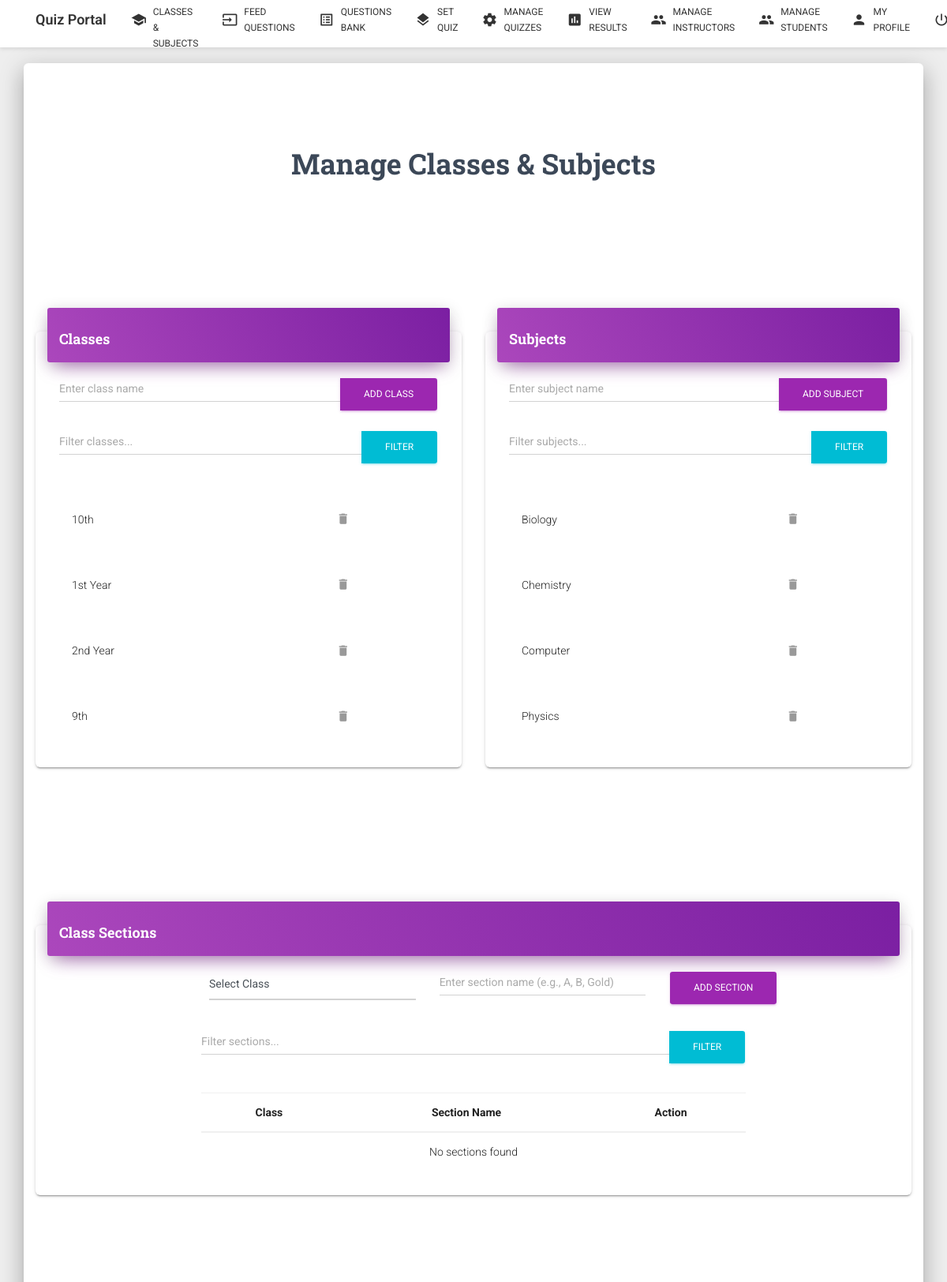
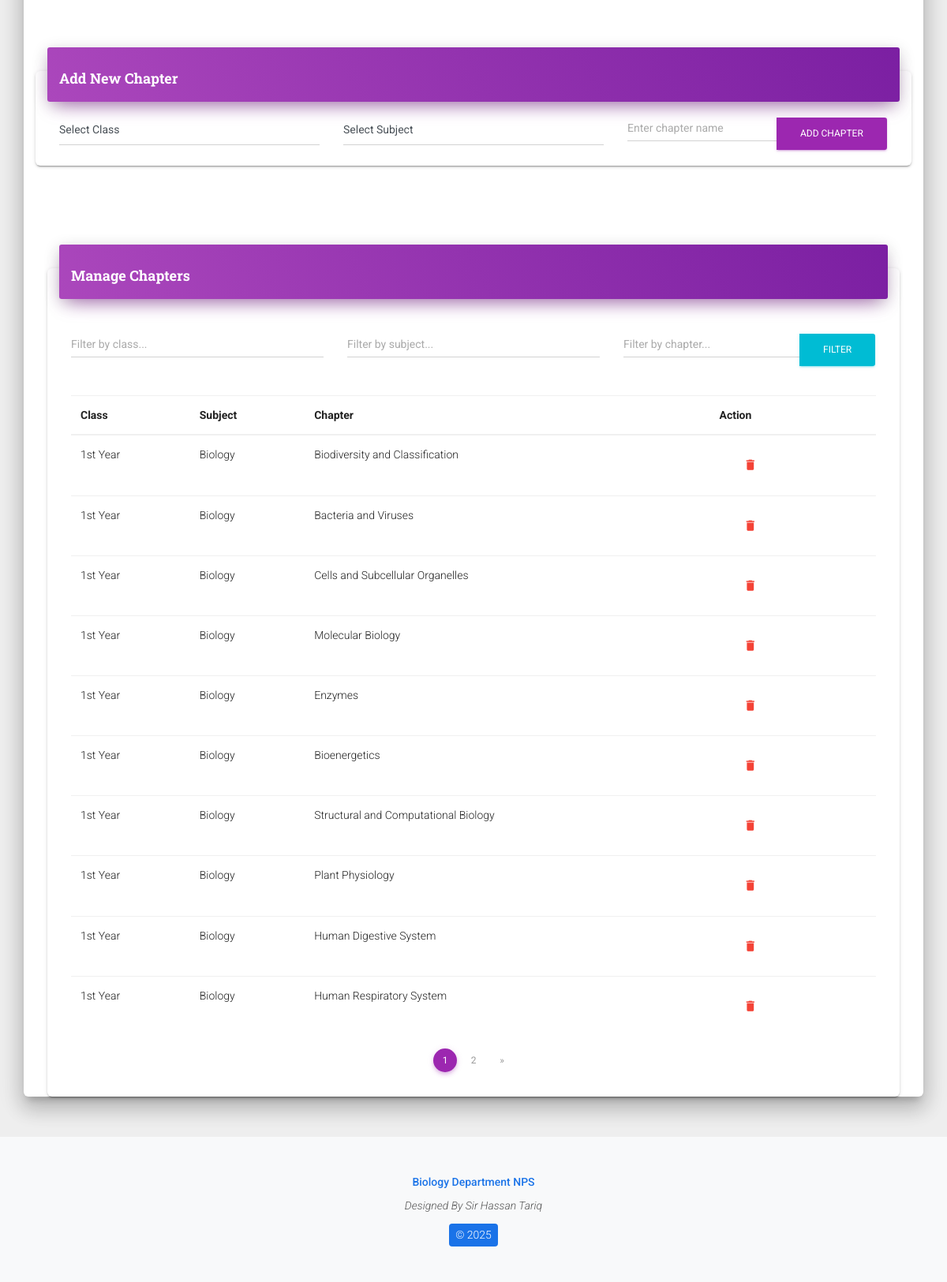
The page /code/manage_classes_subjects.php (signed in) on the database as committed earlier (2 pictures, top to bottom).
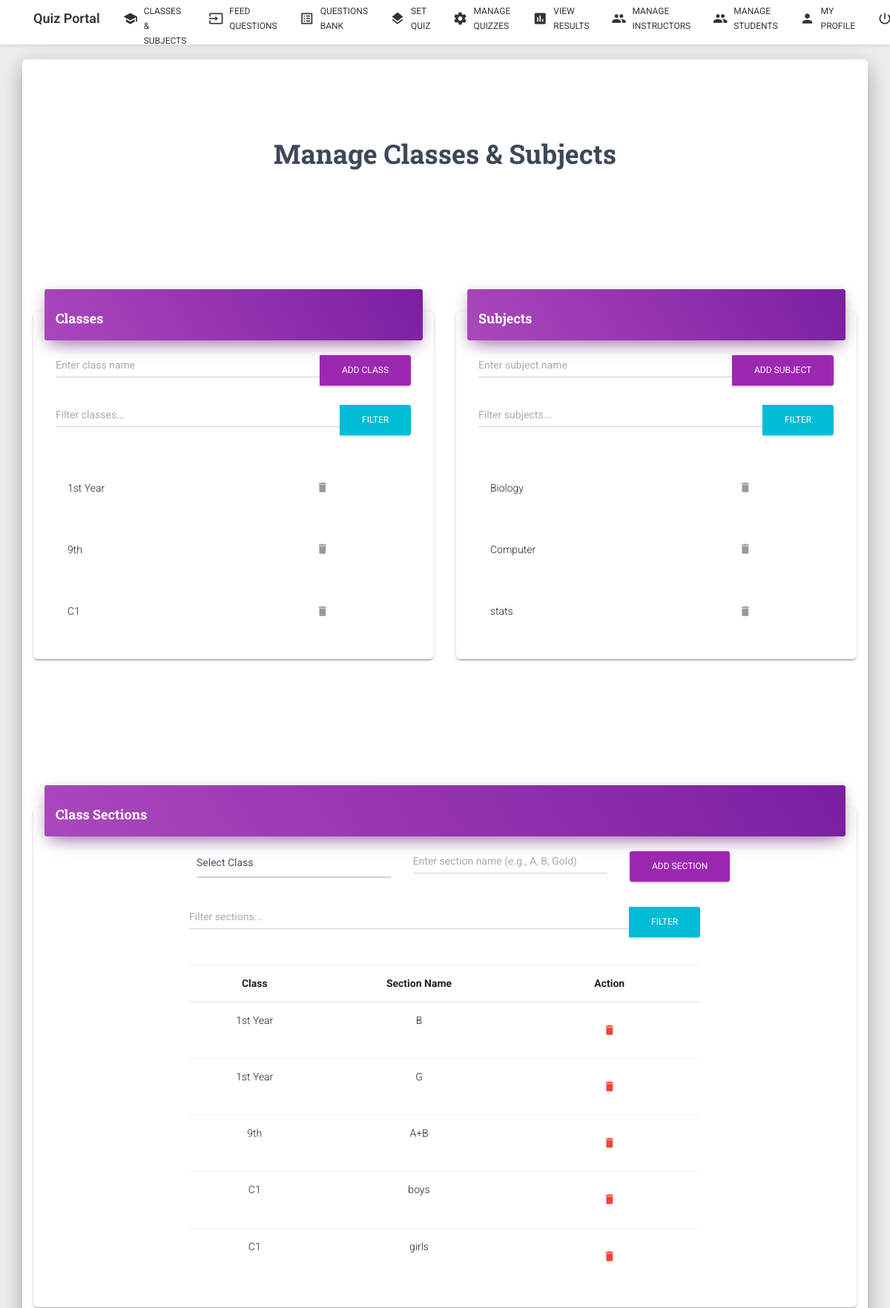
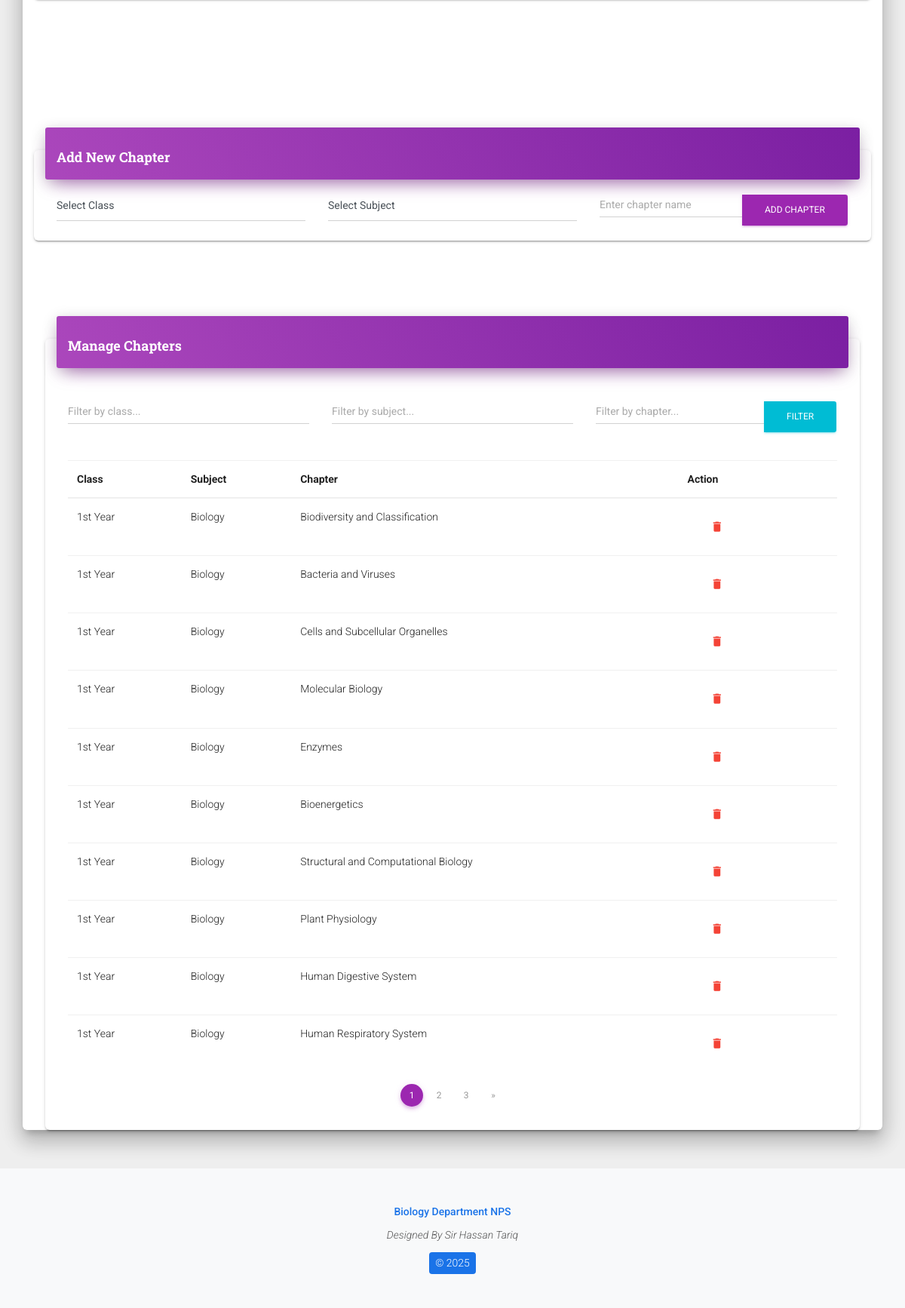
The same page on the database as committed later (2 pictures, top to bottom).
### tables this page shows
CREATE TABLE `classes` (
  `class_id` int(11) NOT NULL,
  `class_name` varchar(255) NOT NULL,
  `instructor_email` varchar(50) NOT NULL,
  `created_at` timestamp NOT NULL DEFAULT current_timestamp(),
  `updated_at` timestamp NOT NULL DEFAULT current_timestamp() ON UPDATE current_timestamp()
);

CREATE TABLE `subjects` (
  `subject_id` int(11) NOT NULL,
  `subject_name` varchar(255) NOT NULL
);

CREATE TABLE `chapters` (
  `chapter_id` int(11) NOT NULL,
  `class_id` int(11) NOT NULL,
  `subject_id` int(11) NOT NULL,
  `chapter_name` varchar(255) NOT NULL,
  `chapter_number` int(11) NOT NULL,
  `description` text DEFAULT NULL,
  `learning_objectives` text DEFAULT NULL,
  `status` enum('active','inactive','draft') NOT NULL DEFAULT 'active',
  `difficulty_level` enum('beginner','intermediate','advanced') DEFAULT 'intermediate',
  `estimated_hours` int(11) DEFAULT NULL,
  `prerequisites` text DEFAULT NULL,
  `created_at` timestamp NOT NULL DEFAULT current_timestamp(),
  `updated_at` timestamp NOT NULL DEFAULT current_timestamp() ON UPDATE current_timestamp()
);

CREATE TABLE `class_sections` (
  `id` int(11) NOT NULL,
  `class_id` int(11) NOT NULL,
  `section_name` varchar(50) NOT NULL,
  `created_at` timestamp NOT NULL DEFAULT current_timestamp(),
  `updated_at` timestamp NOT NULL DEFAULT current_timestamp() ON UPDATE current_timestamp()
);

### code/manage_classes_subjects.php (the view, shortened to what the rows shown need)
<?php
include "database.php";
$items_per_page = 10;
$current_page = isset($_GET['page']) ? (int)$_GET['page'] : 1;
$class_filter = isset($_GET['class_filter']) ? $_GET['class_filter'] : '';
$subject_filter = isset($_GET['subject_filter']) ? $_GET['subject_filter'] : '';
$classes = [];
$class_search = "%" . $class_filter . "%";
$offset_classes = ($current_page - 1) * $items_per_page;
$sql_classes = "SELECT * FROM classes WHERE class_name LIKE ? ORDER BY class_name LIMIT ?, ?";
$stmt = $conn->prepare($sql_classes);
$stmt->bind_param("sii", $class_search, $offset_classes, $items_per_page);
$stmt->execute();
$result_classes = $stmt->get_result();
if ($result_classes) {
    while ($row = $result_classes->fetch_assoc()) {
        $classes[] = $row;
    }
}
$subjects = [];
$subject_search = "%" . $subject_filter . "%";
$offset_subjects = ($current_page - 1) * $items_per_page;
$sql_subjects = "SELECT * FROM subjects WHERE subject_name LIKE ? ORDER BY subject_name LIMIT ?, ?";
$stmt = $conn->prepare($sql_subjects);
$stmt->bind_param("sii", $subject_search, $offset_subjects, $items_per_page);
$stmt->execute();
$result_subjects = $stmt->get_result();
if ($result_subjects) {
    while ($row = $result_subjects->fetch_assoc()) {
        $subjects[] = $row;
    }
}
$chapters = [];
$params = [];
$types = "";
$sql_base = "SELECT c.chapter_id as id, c.chapter_name, c.chapter_number, cl.class_name, s.subject_name
             FROM chapters c
             JOIN classes cl ON c.class_id = cl.class_id
             JOIN subjects s ON c.subject_id = s.subject_id
             WHERE 1=1";
$offset_chapters = ($current_page - 1) * $items_per_page;
$sql_chapters = $sql_base . " ORDER BY cl.class_name, s.subject_name, c.chapter_number LIMIT ?, ?";
$stmt = $conn->prepare($sql_chapters);
$params[] = $offset_chapters;
$types .= "i";
$params[] = $items_per_page;
$types .= "i";
if (!empty($params)) {
    $stmt->bind_param($types, ...$params);
}
$stmt->execute();
$result_chapters = $stmt->get_result();
if ($result_chapters) {
    while ($row = $result_chapters->fetch_assoc()) {
        $chapters[] = $row;
    }
}
$class_sections = [];
$params = [];
$types = "";
$sql_base = "SELECT cs.id, cs.section_name, cs.class_id, c.class_name
             FROM class_sections cs
             JOIN classes c ON cs.class_id = c.class_id
             WHERE 1=1";
$offset_sections = ($current_page - 1) * $items_per_page;
$sql_sections = $sql_base . " ORDER BY c.class_name, cs.section_name LIMIT ?, ?";
$stmt = $conn->prepare($sql_sections);
$params[] = $offset_sections;
$types .= "i";
$params[] = $items_per_page;
$types .= "i";
if (!empty($params)) {
    $stmt->bind_param($types, ...$params);
}
$stmt->execute();
$result_sections = $stmt->get_result();
if ($result_sections) {
    while ($row = $result_sections->fetch_assoc()) {
        $class_sections[] = $row;
    }
}
?>
<!DOCTYPE html>
<html lang="en">
<head>
    <link rel="stylesheet" href="https://cdnjs.cloudflare.com/ajax/libs/font-awesome/6.4.0/css/all.min.css">
    <link href="./assets/css/material-kit.css?v=2.0.4" rel="stylesheet" />
</head>
<body class="landing-page sidebar-collapse">
    <div class="wrapper">
        <div class="main main-raised">
            <div class="container">
                <div class="section text-center">
                    <h2 class="title">Manage Classes & Subjects</h2>
                </div>
                <div class="section">
                    <div class="row">
                        <div class="col-md-6">
                            <div class="card">
                                <div class="card-body">
                                    <div class="list-group">
                                        <?php foreach ($classes as $class): ?>
                                        <div class="list-group-item">
                                            <?php echo htmlspecialchars($class['class_name']); ?>
                                            <form method="post" style="display: inline;">
                                                <button type="submit" class="btn btn-link delete-btn" onclick="return confirm('Are you sure you want to delete this class?');">
                                                    <i class="material-icons">delete</i>
                                                </button>
                                            </form>
                                        </div>
                                        <?php endforeach; ?>
                                    </div>
                                </div>
                            </div>
                        </div>
                        <div class="col-md-6">
                            <div class="card">
                                <div class="card-body">
                                    <div class="list-group">
                                        <?php foreach ($subjects as $subject): ?>
                                        <div class="list-group-item">
                                            <?php echo htmlspecialchars($subject['subject_name']); ?>
                                            <form method="post" style="display: inline;">
                                                <button type="submit" class="btn btn-link delete-btn" onclick="return confirm('Are you sure you want to delete this subject?');">
                                                    <i class="material-icons">delete</i>
                                                </button>
                                            </form>
                                        </div>
                                        <?php endforeach; ?>
                                    </div>
                                </div>
                            </div>
                        </div>
                    </div>
                </div>
                <div class="section">
                    <div class="row">
                        <div class="col-md-12">
                            <div class="card">
                                <div class="card-body">
                                    <div class="row mt-2">
                                        <div class="col-md-8 offset-md-2">
                                            <div class="table-responsive">
                                                <table class="table">
                                                    <thead>
                                                        <tr>
                                                            <th class="text-center">Class</th>
                                                            <th class="text-center">Section Name</th>
                                                            <th class="text-center">Action</th>
                                                        </tr>
                                                    </thead>
                                                    <tbody>
                                                        <?php if (empty($class_sections)): ?>
                                                        <tr>
                                                            <td colspan="3" class="text-center">No sections found</td>
                                                        </tr>
                                                        <?php else: ?>
                                                            <?php foreach ($class_sections as $section): ?>
                                                            <tr>
                                                                <td class="text-center"><?php echo htmlspecialchars($section['class_name']); ?></td>
                                                                <td class="text-center"><?php echo htmlspecialchars($section['section_name']); ?></td>
                                                                <td class="text-center">
                                                                    <form method="post" style="display: inline;">
                                                                        <button type="submit" class="btn btn-link text-danger" onclick="return confirm('Are you sure you want to delete this section?');">
                                                                            <i class="material-icons">delete</i>
                                                                        </button>
                                                                    </form>
                                                                </td>
                                                            </tr>
                                                            <?php endforeach; ?>
                                                        <?php endif; ?>
                                                    </tbody>
                                                </table>
                                            </div>
                                        </div>
                                    </div>
                                </div>
                            </div>
                        </div>
                    </div>
                </div>
                <div class="col-md-12">
                    <div class="card">
                        <div class="card-body">
                            <div class="table-responsive">
                                <table class="table">
                                    <thead>
                                        <tr>
                                            <th>Class</th>
                                            <th>Subject</th>
                                            <th>Chapter</th>
                                            <th>Action</th>
                                        </tr>
                                    </thead>
                                    <tbody>
                                        <?php foreach ($chapters as $chapter): ?>
                                        <tr>
                                            <td><?php echo htmlspecialchars($chapter['class_name']); ?></td>
                                            <td><?php echo htmlspecialchars($chapter['subject_name']); ?></td>
                                            <td><?php echo htmlspecialchars($chapter['chapter_name']); ?></td>
                                            <td>
                                                <form method="post" style="display: inline;">
                                                    <button type="submit" class="btn btn-link text-danger" onclick="return confirm('Are you sure you want to delete this chapter?');">
                                                        <i class="material-icons">delete</i>
                                                    </button>
                                                </form>
                                            </td>
                                        </tr>
                                        <?php endforeach; ?>
                                    </tbody>
                                </table>
                            </div>
                        </div>
                    </div>
                </div>
            </div>
        </div>
    </div>
</body>
</html>

Rows that differ between the two databases and show on the page:
removed classes: class_name "10th"
removed classes: class_name "2nd Year"
removed subjects: subject_name "Chemistry"
removed subjects: subject_name "Physics"
added classes: class_name "C1"
added subjects: subject_name "stats"
added class_sections: class.class_name "1st Year", section_name "B"
added class_sections: class.class_name "1st Year", section_name "G"
added class_sections: class.class_name "9th", section_name "A+B"
added class_sections: class.class_name "C1", section_name "boys"
added class_sections: class.class_name "C1", section_name "girls"
Other text that changed with them:
new list line: "3"
text no longer shown: "No sections found"
